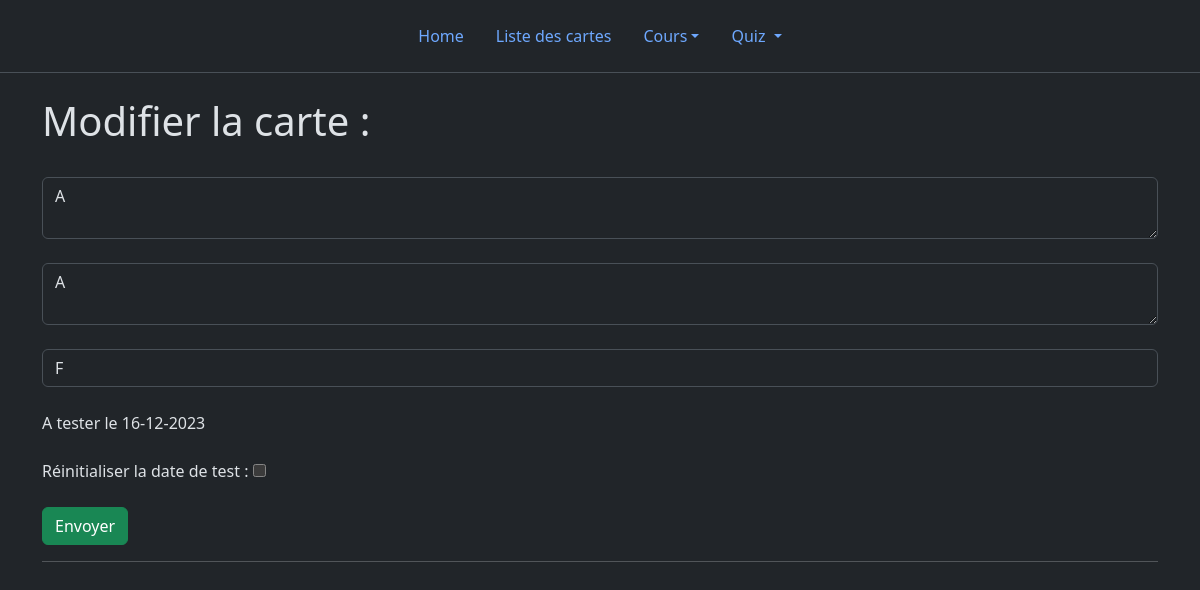
Screenshot of /carte/edit/4 with the database file from the repository.
### app.py (models this page shows, shortened)
class Cards(db.Model):
	id = db.Column(db.Integer, primary_key=True)
	course = db.Column(db.String(50), nullable=False)
	question = db.Column(db.Text, nullable=False)
	answer = db.Column(db.Text, nullable=False)
	date_created = db.Column(db.DateTime, nullable=False, default=datetime.now)
	interval = db.Column(db.Integer, nullable=False, default=1)
	date_rev = db.Column(db.DateTime, nullable=False, default=datetime.now)
	last_rev = db.Column(db.DateTime, nullable=False, default=datetime.now)

### app.py (the view)
@app.route("/carte/edit/<int:id>", methods=['GET', 'POST'])
def edit_card(id):
    card = Cards.query.get_or_404(id)
    if request.method == "POST":
        card.question = request.form['question']
        card.question = card.question[0].upper() + card.question[1:]
        card.answer = request.form['answer']
        card.answer = card.answer[0].upper() + card.answer[1:]
        card.course = request.form['course']
        card.course = card.course[0].upper() + card.course[1:]
        if 'reset' in request.form:
        	card.interval = 1
        	card.date_rev = datetime.now().date()
        db.session.commit()
        return redirect("/carte")
    else:
    	return custom_render_template("posts_edit.html", card=card)

### app.py (called while the page is built)
def custom_render_template(template_name_or_list, **kwargs):
    common_variables = {
        'courselist': Cards.query.with_entities(Cards.course),
        'hour': datetime.now().replace(hour=19, minute=0, second=0),
        'now': datetime.now(),
        'today': datetime.now().date(),
        'tomorrow': datetime.now().date() + timedelta(days=1)
    }
    kwargs.update(common_variables)
    return render_template(template_name_or_list, **kwargs)

### templates/posts_edit.html (shortened to what this page needs)
{% extends 'base.html' %}
{% block body %}
<br>
    <h1>Modifier la carte :</h1>
    <br>
    <form action="{% if current %}/{{current}}/edit/{% else %}/carte/edit/{% endif %}{{ card['id'] }}" method="POST">
        <textarea class="form-control" type="text" name="question" id="question" placeholder="Question : {{ card['question'] }}" required>{{ card['question'] }}</textarea>
        <br>
        <textarea class="form-control" type="text" name="answer" id="answer" placeholder="Réponse : {{ card['answer'] }}" required>{{ card['answer'] }}</textarea>
        <br>
        <input class="form-control" list="listcourse" name="course" id="course" value="{{ card['course'] }}"  placeholder="cours : {{ card['course'] }}" required>
        <br>
        A tester le <span id="daterev">{{ card.date_rev.strftime('%d-%m-%Y') }}</span><br>
        <br> Réinitialiser la date de test : <input onclick="datefc();" type="checkbox" name="reset" id="reset" value="reset" ><br>
        <br>
        <input type="submit" value="Envoyer" class="btn btn-success">
        <hr>
    </form>
{% endblock %}

### rows the page displays
Cards: question "A", answer "A", course "F", date_rev "16-12-2023"

### other values shown
{{ currentc if active_page == 'Rev' else 'Cours' }} "Cours"
